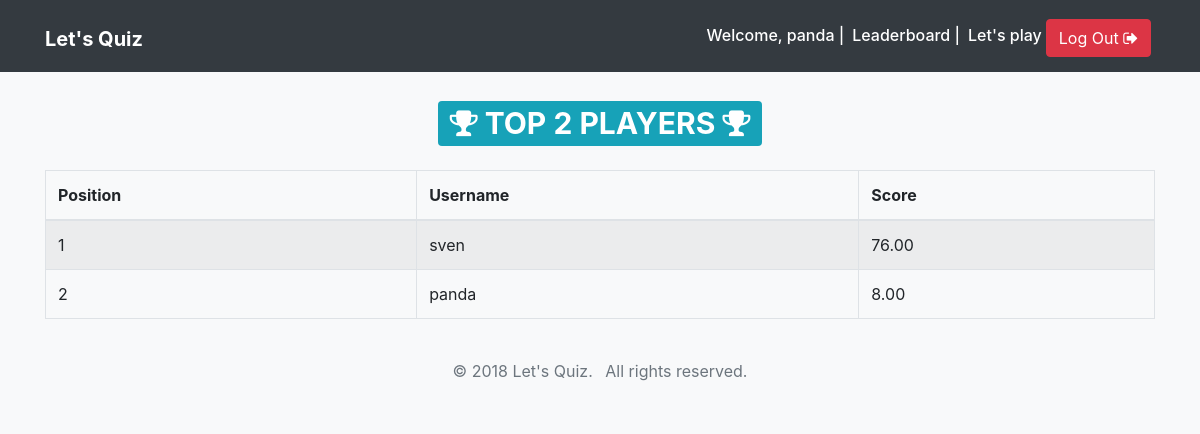
Page /leaderboard/ (signed in) on the committed database.
### quiz/models.py (models this page shows, shortened)
class QuizProfile(TimeStampedModel):
    user = models.OneToOneField(User, on_delete=models.CASCADE)
    total_score = models.DecimalField(_('Total Score'), default=0, decimal_places=2, max_digits=10)

### quiz/views.py (the view)
# urls.py: url(r'^leaderboard/$', views.leaderboard, name='leaderboard'),
def leaderboard(request):
    top_quiz_profiles = QuizProfile.objects.order_by('-total_score')[:500]
    total_count = top_quiz_profiles.count()
    context = {
        'top_quiz_profiles': top_quiz_profiles,
        'total_count': total_count,
    }
    return render(request, 'quiz/leaderboard.html', context=context)

### templates/quiz/leaderboard.html (shortened to what this page needs)
{% extends 'base.html' %}
{% block content %}
<div class="container">
    <h1 class="text-center my-4"><span class="badge badge-info"><i class="fa fa-trophy" aria-hidden="true"></i> TOP {{ total_count }} PLAYERS <i class="fa fa-trophy" aria-hidden="true"></i></span></h1>
    <table class="table table-striped table-bordered">
        <thead>
            <tr>
                <th>Position</th>
                <th>Username</th>
                <th>Score</th>
            </tr>
        </thead>
        <tbody>
            {% for quiz_profile in top_quiz_profiles %}
            <tr>
                <td>{{ forloop.counter }}</td>
                <td>{{ quiz_profile.user.username }}</td>
                <td>{{ quiz_profile.total_score }}</td>
            </tr>
            {% endfor %}
        </tbody>
    </table>
</div>
{% endblock content %}

### templates/base.html (shortened to what this page needs)
{% load static %}
<!doctype html>
<html lang="en">
<head>
    <link rel="stylesheet" href="https://maxcdn.bootstrapcdn.com/bootstrap/4.0.0-beta.2/css/bootstrap.min.css">
    <link rel="stylesheet" href="https://maxcdn.bootstrapcdn.com/font-awesome/4.7.0/css/font-awesome.min.css">
    <link rel="stylesheet" href="https://maxcdn.bootstrapcdn.com/font-awesome/4.7.0/css/font-awesome.min.css">
    <link rel="stylesheet" href="{% static 'css/main.css' %}">
</head>
<body class="bg-light">
    <nav class="navbar navbar-expand-md navbar-dark bg-dark">
        <div class="container">
            <h1><a href="{% url 'quiz:home' %}" class="navbar-brand">
            <strong>Let's Quiz</strong></a></h1>
            <div class="collapse navbar-collapse justify-content-end " id="navbar">
                {% if not request.user.is_active %}
                <a href="{% url 'quiz:leaderboard' %}" class="btn btn-info mt-1 mx-1">Leaderboard</a>
                <a href="{% url 'quiz:login' %}" class="btn btn-info mt-1"><i class="fa fa-sign-in" aria-hidden="true"></i> Log In</a>
                {% else %}
                <h6 class="text-white mt-2 mr-2">Welcome, {{ request.user.username }} | </h6>
                <h6 class="text-white mt-2 mr-2"><a href="{% url 'quiz:leaderboard' %}" class="text-white">Leaderboard</a> |</h6>
                <h6 class="mt-2"><a href="{% url 'quiz:play' %}" class="text-white">Let's play</a></h6>
                <a href="{% url 'quiz:logout' %}" class="btn btn-danger mt-1 mx-1">Log Out <i class="fa fa-sign-out" aria-hidden="true"></i></a>
                {% endif %}
            </div>
        </div>
    </nav>
    {% block content %}
    {% endblock content %}
    <footer class="bg-light text-muted py-0">
        <div class="container py-4">
            <ul class="list-inline mb-0 text-center">
                <li class="list-inline-item">&copy; 2018 Let's Quiz.</li>
                <li class="list-inline-item">All rights reserved.</li>
            </ul>
        </div>
    </footer>
</body>
</html>

### rows in the picture
QuizProfile: user.username "sven", total_score "76.00"
QuizProfile: user.username "panda", total_score "8.00"

### other values in the picture
{{ request.user.username }} "panda"
{{ total_count }} "2"
